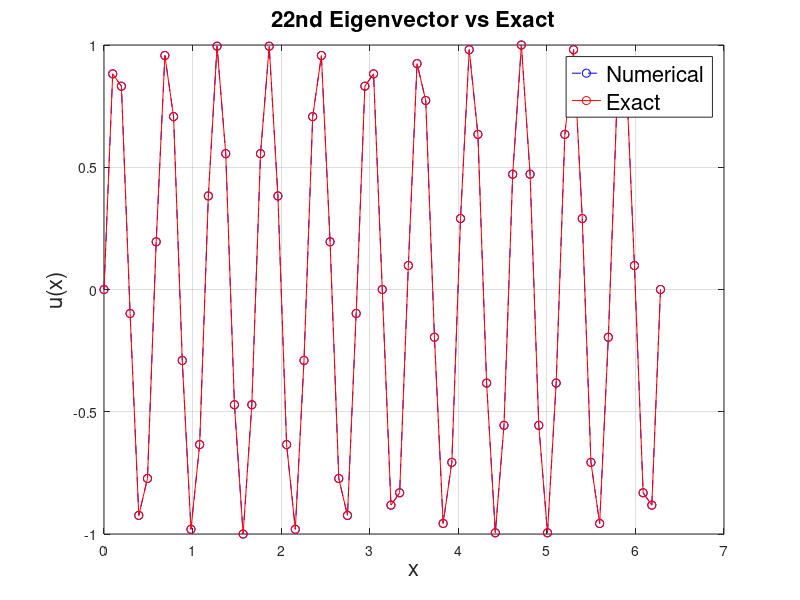

The MATLAB source for this figure:
N = 64;
L = 2*pi;
h = L/N;
x = linspace(0, L, N+1)';

e = ones(63, 1);
A = spdiags([e -2*e e], -1:1, 63, 63) / h^2;

[V, D] = eigs(A, 25, 'sm');
lambda = diag(D);

[lambda_sorted, sort_idx] = sort(abs(lambda));

k = 22;
idx_22 = sort_idx(k);
v_num_int = V(:, idx_22);
v_num = [0; v_num_int; 0];

u_exact = sin(k * x / 2);

v_num = v_num / max(abs(v_num));
u_exact = u_exact / max(abs(u_exact));

if sign(v_num(2)) ~= sign(u_exact(2))
    v_num = -v_num;
end

figure;
plot(x, v_num, 'bo--');
hold on;
plot(x, u_exact, 'ro-');
xlabel('x', 'fontsize', 16);
ylabel('u(x)', 'fontsize', 16);
title('22nd Eigenvector vs Exact', 'fontsize', 16);
legend('Numerical', 'Exact', 'fontsize', 16);
grid on;

